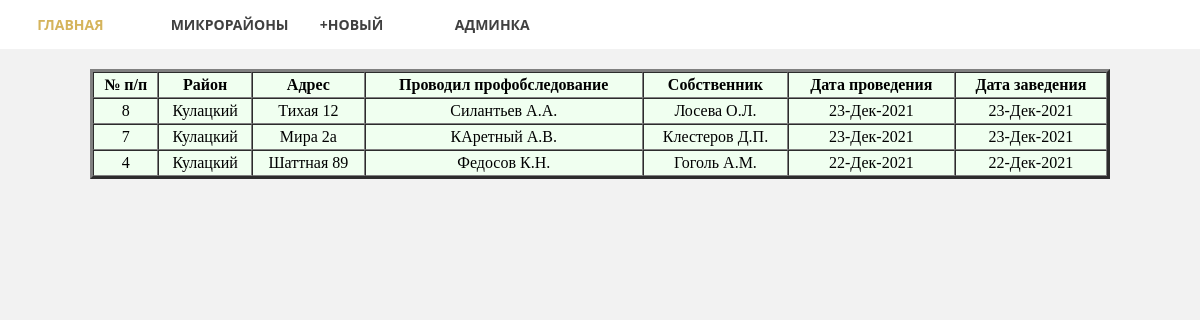
The page /mkr_name/3/ on the database its author committed.
### pas_chjs/models.py (models this page shows, shortened)
class Pas_chjs(models.Model):
     pas_number = models.IntegerField(verbose_name='Номер паспорта', unique=True)
     mkr_name_pas = models.ForeignKey('Mkr_name', on_delete=models.PROTECT, null=True, verbose_name='Микрорайон')
     pas_adress = models.CharField(max_length=350, verbose_name='Адрес')
     stages = models.IntegerField(blank=True, verbose_name='Этажность')
     walls_material = models.ForeignKey('Materials_walls', on_delete=models.PROTECT, null=True, verbose_name='Стены', blank=True)
     electric = models.BooleanField(default=True, verbose_name='Электрофицирован')
     apis = models.IntegerField(default=0, verbose_name='АПИ')
     living = models.IntegerField(default=0, verbose_name='Проживает')
     childrens = models.IntegerField(default=0, verbose_name='Дети')
     characteristic = models.TextField(blank=True, verbose_name='Характеристика')
     owner_name = models.CharField(max_length=200, blank=True, verbose_name='Имя собственника')
     date_owner = models.DateField(verbose_name='Дата')
     woker_mchs = models.CharField(max_length=200, verbose_name='Сотрудник')
     woker_date = models.DateField(verbose_name='Дата')
     unfineshed = models.BooleanField(default=False, verbose_name='Недострой')
     created_at = models.DateTimeField(auto_now_add=True, verbose_name='Создано')
     created_update = models.DateTimeField(auto_now=True, verbose_name='Обновлено')
     class Meta:
          verbose_name = 'Паспорт'
          verbose_name_plural = 'Паспорта'
          ordering = ['-created_at']

class Mkr_name(models.Model):
     name = models.CharField(max_length=150, db_index=True, verbose_name='Микрорайон')
     def __str__(self):
         return self.name
     class Meta:
          verbose_name = 'Микрорайон'
          verbose_name_plural = 'Микрорайоны'

### pas_chjs/views.py (the view)
# urls.py: path('mkr_name/<int:mkr_name_pas_id>/', get_mkr_name),
def get_mkr_name(request, mkr_name_pas_id):
    pas_chjs = Pas_chjs.objects.filter(mkr_name_pas_id=mkr_name_pas_id)
    mkr_names = Mkr_name.objects.all()
    mkr_name = Mkr_name.objects.get(pk=mkr_name_pas_id)
    return render(request, 'pas_chjs/mkr.html', {'pas_chjs': pas_chjs, 'mkr_names': mkr_names,
                                                 'mkr_name': mkr_name, })

### pas_chjs/templates/pas_chjs/mkr.html (shortened to what this page needs)
<!DOCTYPE html>
<html lang="en">
<head>
</head>
<body>
<header>
  <nav>
      <ul class="topmenu">
        <li><a href="/">Главная</a></li>
        <li><a href="" class="submenu-link">Микрорайоны</a>
        </li>
        <li><a href="/admin/pas_chjs/pas_chjs/add/">+Новый</a></li>
        <li><a href="/admin">Админка</a></li>
      </ul>
    </nav>
</header>
        <table width="85%" bgcolor="#F0FFF0" cellspacing="0" cellpadding="3" border="3" align="center">
            <caption><h2></h2></caption>
            <tr align="center">
                <th>№ п/п</th>
                <th>Район</th>
                <th>Адрес</th>
                <th>Проводил профобследование</th>
                <th>Собственник</th>
                <th>Дата проведения</th>
                <th>Дата заведения</th>
            </tr>
    {% for pas in pas_chjs %}
        <tr>
            <td align="center">{{ pas.pas_number }}</td>
            <td align="center">{{ pas.mkr_name_pas }}</td>
            <td align="center">{{ pas.pas_adress }}</td>
            <td align="center">{{ pas.woker_mchs }}</td>
            <td align="center">{{ pas.owner_name }}</td>
            <td align="center">{{ pas.woker_date|date:"d-M-Y" }}</td>
            <td align="center">{{ pas.created_at|date:"d-M-Y" }}</td>
      </tr>
    {% endfor %}
    </table>
</body>
</html>

### pas_chjs/templates/pas_chjs/mkr.html (style rules this page uses)
* { box-sizing: border-box; }
body { margin: 0; background: #f2f2f2; }
header { background: white; text-align: center; }
header a { text-decoration: none; outline: none; display: block; transition: .3s ease-in-out; }
nav { display: table; margin: 50 auto; }
nav ul { list-style: none; margin: 0; padding: 0; }
.topmenu > li { width: 25%; float: left; position: relative; font-family: 'Open Sans', sans-serif; }
.topmenu > li > a { text-transform: uppercase; font-size: 14px; font-weight: bold; color: #404040; padding: 15px 30px; }
.submenu-link:after { font-family: "FontAwesome"; color: inherit; margin-left: 10px; }

### rows shown on the page
Pas_chjs: pas_number "8", mkr_name_pas "Кулацкий", pas_adress "Тихая 12", woker_mchs "Силантьев А.А.", owner_name "Лосева О.Л.", woker_date "23-Дек-2021", created_at "23-Дек-2021"
Pas_chjs: pas_number "7", mkr_name_pas "Кулацкий", pas_adress "Мира 2а", woker_mchs "КАретный А.В.", owner_name "Клестеров Д.П.", woker_date "23-Дек-2021", created_at "23-Дек-2021"
Pas_chjs: pas_number "4", mkr_name_pas "Кулацкий", pas_adress "Шаттная 89", woker_mchs "Федосов К.Н.", owner_name "Гоголь А.М.", woker_date "22-Дек-2021", created_at "22-Дек-2021"
